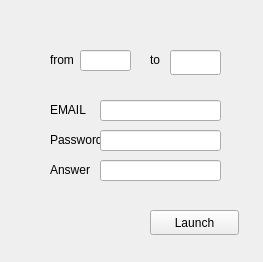
<?xml version="1.0" encoding="UTF-8"?>
<ui version="4.0">
 <class>Form</class>
 <widget class="QWidget" name="Form">
  <property name="geometry">
   <rect>
    <x>0</x>
    <y>0</y>
    <width>263</width>
    <height>262</height>
   </rect>
  </property>
  <property name="windowTitle">
   <string>Form</string>
  </property>
  <widget class="QPushButton" name="signUpButton">
   <property name="geometry">
    <rect>
     <x>150</x>
     <y>210</y>
     <width>89</width>
     <height>25</height>
    </rect>
   </property>
   <property name="text">
    <string>Launch</string>
   </property>
  </widget>
  <widget class="QLineEdit" name="from_id">
   <property name="geometry">
    <rect>
     <x>80</x>
     <y>50</y>
     <width>51</width>
     <height>21</height>
    </rect>
   </property>
  </widget>
  <widget class="QLineEdit" name="to_id">
   <property name="geometry">
    <rect>
     <x>170</x>
     <y>50</y>
     <width>51</width>
     <height>25</height>
    </rect>
   </property>
  </widget>
  <widget class="QLabel" name="label">
   <property name="geometry">
    <rect>
     <x>50</x>
     <y>50</y>
     <width>41</width>
     <height>20</height>
    </rect>
   </property>
   <property name="text">
    <string>from</string>
   </property>
  </widget>
  <widget class="QLabel" name="label_2">
   <property name="geometry">
    <rect>
     <x>150</x>
     <y>50</y>
     <width>31</width>
     <height>20</height>
    </rect>
   </property>
   <property name="text">
    <string>to</string>
   </property>
  </widget>
  <widget class="QLabel" name="label_3">
   <property name="geometry">
    <rect>
     <x>50</x>
     <y>100</y>
     <width>41</width>
     <height>20</height>
    </rect>
   </property>
   <property name="text">
    <string>EMAIL</string>
   </property>
  </widget>
  <widget class="QLineEdit" name="email">
   <property name="geometry">
    <rect>
     <x>100</x>
     <y>100</y>
     <width>121</width>
     <height>21</height>
    </rect>
   </property>
  </widget>
  <widget class="QLabel" name="label_4">
   <property name="geometry">
    <rect>
     <x>50</x>
     <y>130</y>
     <width>51</width>
     <height>20</height>
    </rect>
   </property>
   <property name="text">
    <string>Password</string>
   </property>
  </widget>
  <widget class="QLineEdit" name="password">
   <property name="geometry">
    <rect>
     <x>100</x>
     <y>130</y>
     <width>121</width>
     <height>21</height>
    </rect>
   </property>
   <property name="echoMode">
    <enum>QLineEdit::Password</enum>
   </property>
  </widget>
  <widget class="QLineEdit" name="answer">
   <property name="geometry">
    <rect>
     <x>100</x>
     <y>160</y>
     <width>121</width>
     <height>21</height>
    </rect>
   </property>
   <property name="echoMode">
    <enum>QLineEdit::Password</enum>
   </property>
  </widget>
  <widget class="QLabel" name="label_5">
   <property name="geometry">
    <rect>
     <x>50</x>
     <y>160</y>
     <width>51</width>
     <height>20</height>
    </rect>
   </property>
   <property name="text">
    <string>Answer</string>
   </property>
  </widget>
 </widget>
 <resources/>
 <connections/>
</ui>
